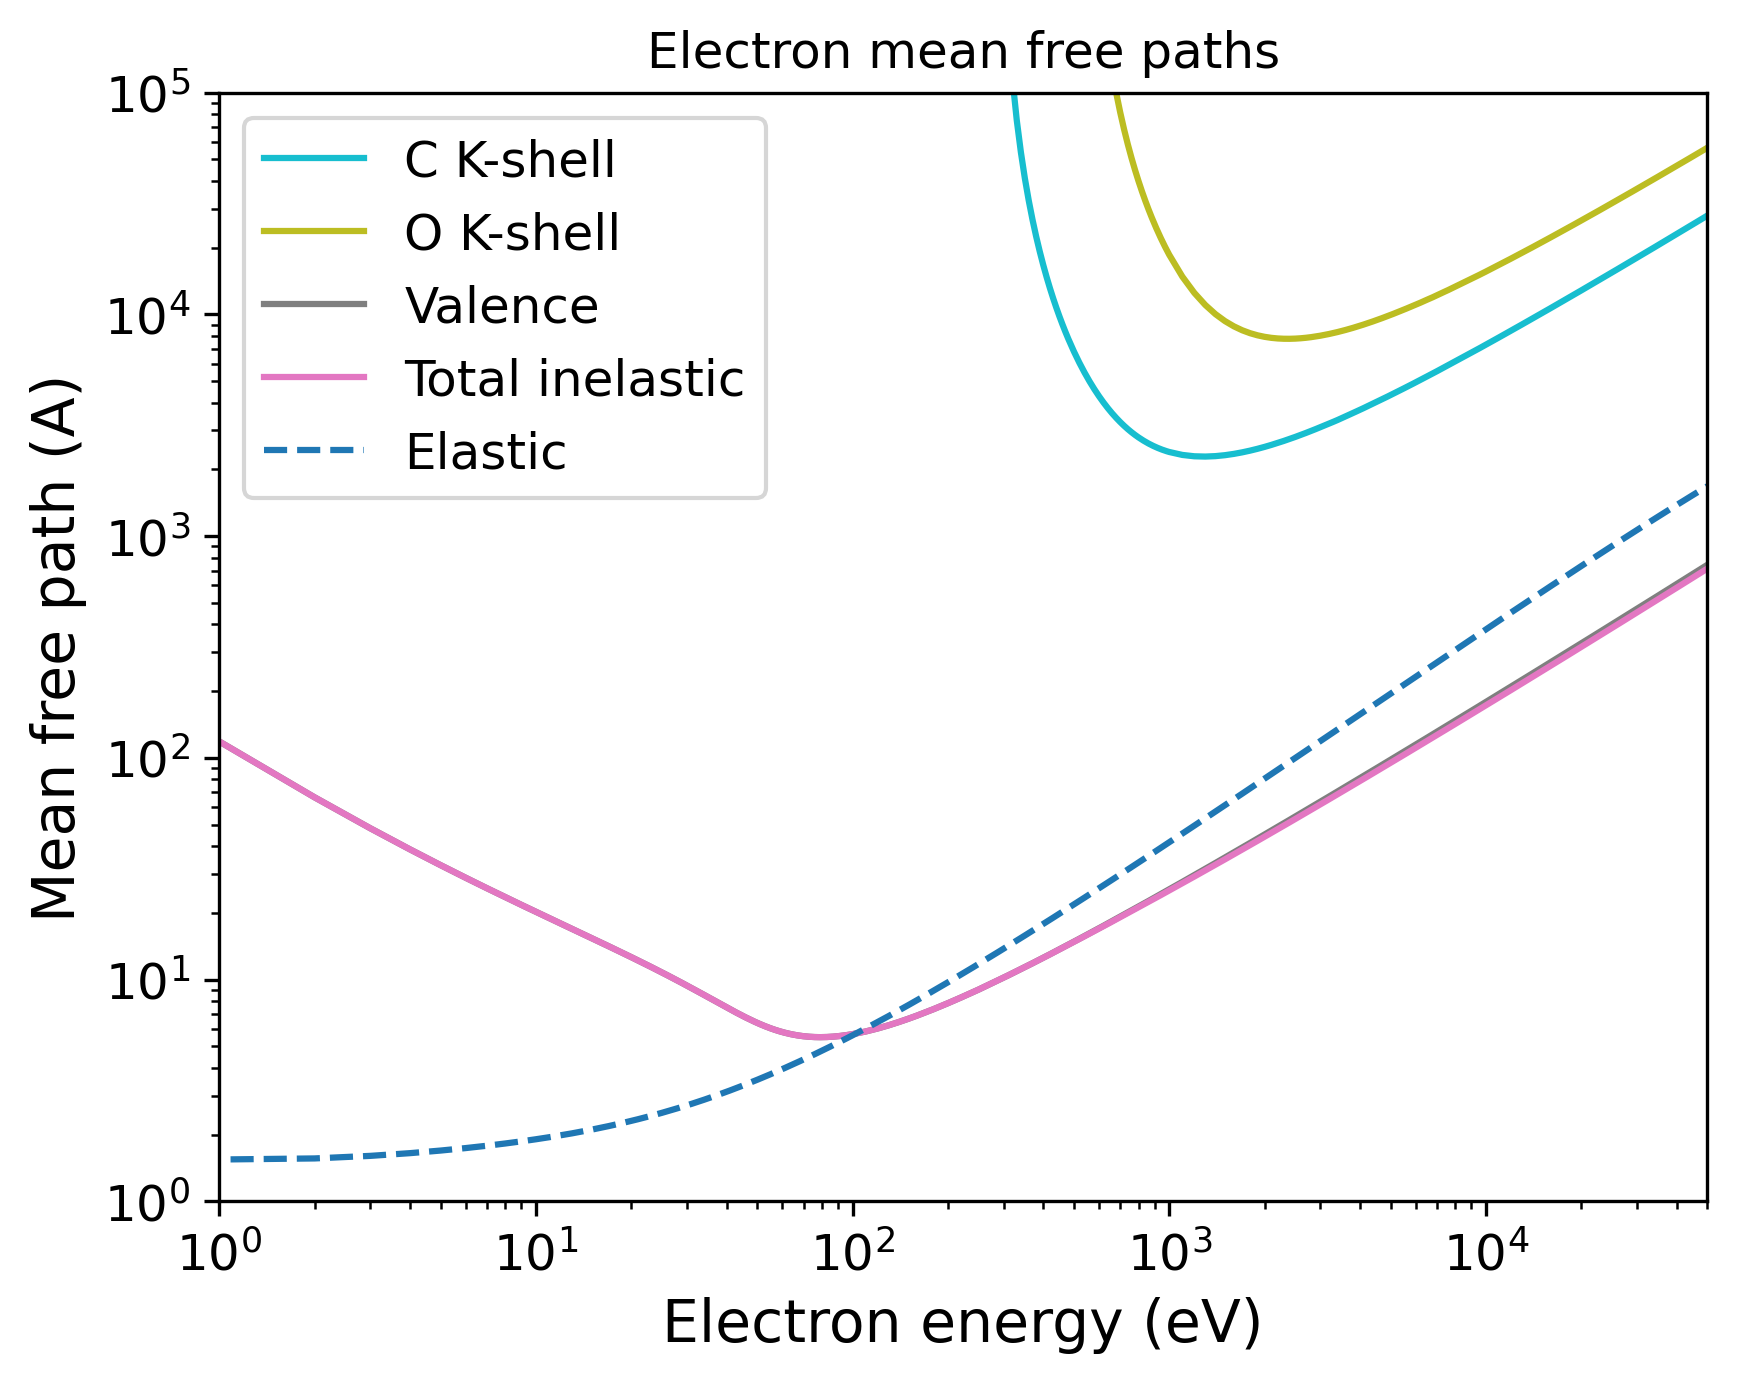

Python code for this plot:
import pandas as pd
import numpy as np
import matplotlib.pyplot as plt
import matplotlib.cm as cm
# Set the format:
plt.xlabel("Electron energy (eV)", fontsize=14)
plt.ylabel("Mean free path (A)", fontsize=14)
plt.xticks(fontsize=12)
plt.yticks(fontsize=12)
plt.grid(False)
# Set the axes:
# Read the output file:
df = pd.read_csv(r"OUTPUT_PMMA_Electron_IMFP.dat", sep=r'\s+', header=None, comment="#", skipinitialspace=True)
plt.xscale("log")
plt.yscale("log")
# Prepare the plot:
columns_to_plot = [ 1, 2, 3, 4]
labels = [ "C K-shell", "O K-shell", "Valence", "Total inelastic"]
# Create N distinct colors from a colormap
N = len(columns_to_plot)
colors = plt.cm.tab10(np.linspace(1, 0, 10))
# Set line styles:
linestyles = [ "-", "-", "-", "-"]
for i, col in enumerate(columns_to_plot):
    color = colors[i % len(colors)]
    ls    = linestyles[i % len(linestyles)]
    label = labels[i % len(labels)]
    plt.plot(df.iloc[:, 0], df.iloc[:, col],
    color=color,
    label=label,
    linestyle=ls)
# Add a curve from the second file
df2 = pd.read_csv(r"OUTPUT_PMMA_Electron_EMFP.dat", sep=r'\s+', header=None, comment="#", skipinitialspace=True)
columns_to_plot2 = [ 4]
labels2 = [ "Elastic"]
# Create second part of the plot:
for col, label in zip(columns_to_plot2, labels2):
    plt.plot(df2.iloc[:, 0], df2.iloc[:, col], label=label, linestyle="--")
plt.xlim(1.00000000,50000.00000000)
plt.ylim(1.00000000,100000.00000000)
plt.title("Electron mean free paths")
plt.legend(loc="best", fontsize=12)
# Save the plot in this format:
plt.savefig("OUTPUT_MFP_electron.png", dpi=300, bbox_inches="tight")
